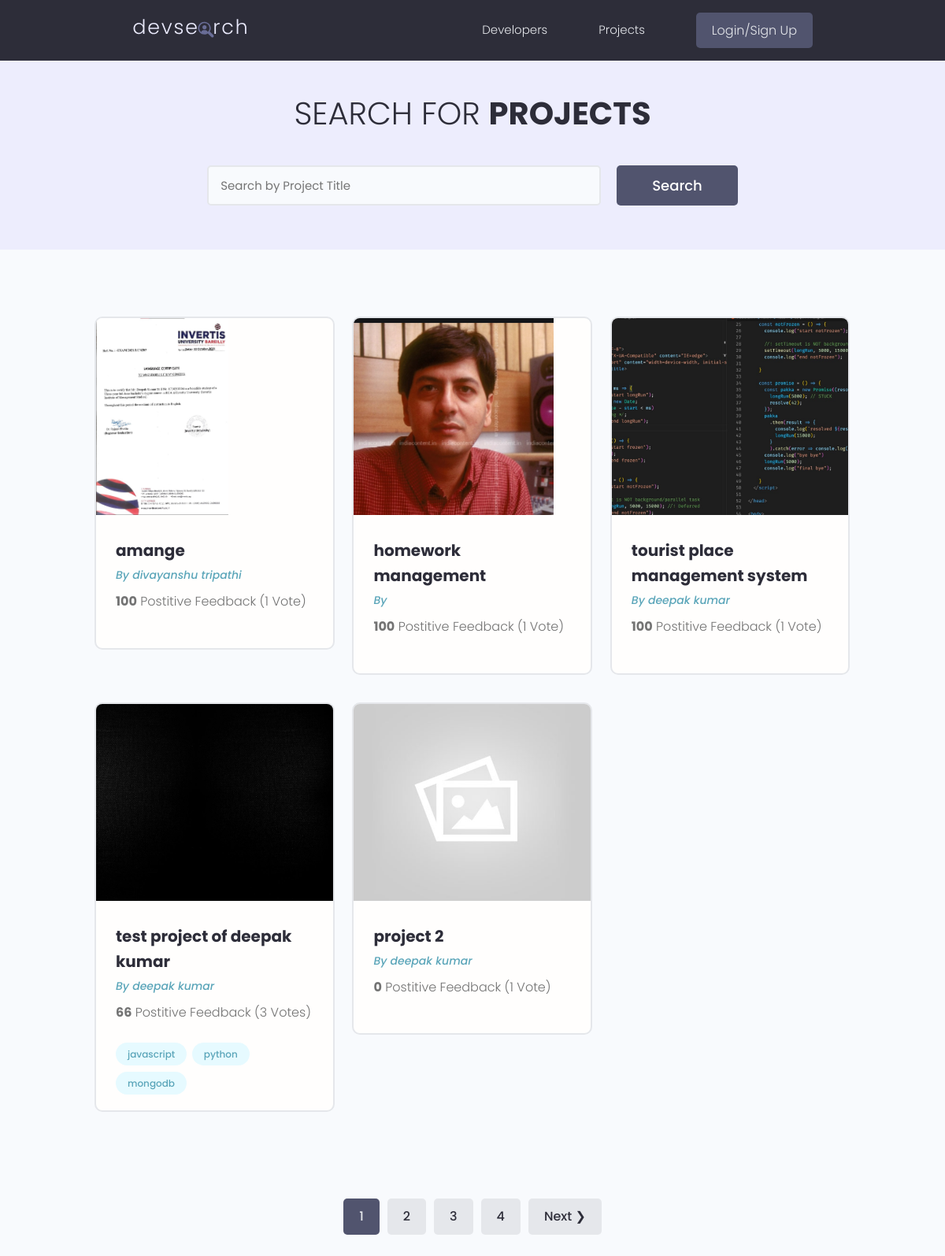
The page /projects/ on the database as committed earlier.
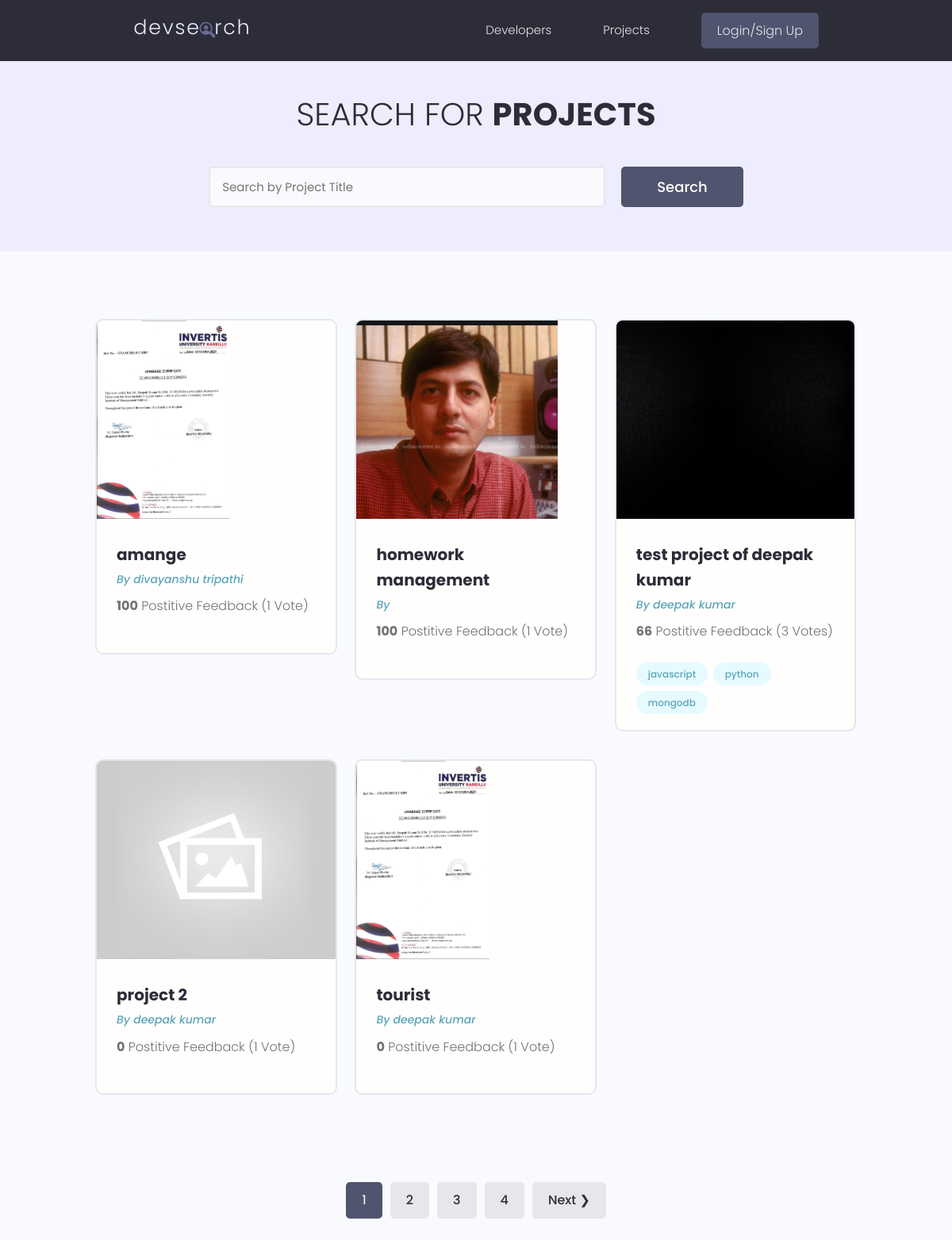
The same page on the database as committed later.
### projects/models.py (models this page shows, shortened)
class Project(models.Model):
    owner = models.ForeignKey(Profile, null=True, blank=True, on_delete=models.SET_NULL)
    title = models.CharField(max_length=200)
    description = models.TextField(null=True, blank=True)#blank=True for Django allows to submit a blank
    featured_image = models.ImageField(null=True, blank=True, default="default.jpg")
    demo_link = models.CharField(max_length=2000, null=True, blank=True)
    tags = models.ManyToManyField('Tag', blank=True)
    vote_total = models.IntegerField(default=0, null=True, blank=True)
    vote_ratio = models.IntegerField(default=0, null=True, blank=True)
    source_link = models.CharField(max_length=2000, null=True, blank=True)
    created = models.DateTimeField(auto_now_add=True)
    id = models.UUIDField(default=uuid.uuid4, unique=True, primary_key=True, editable=False)
    class Meta:
        ordering = ['-vote_ratio', '-vote_total', 'title']

class Tag(models.Model):
    name = models.CharField(max_length=200)
    created = models.DateTimeField(auto_now_add=True)
    id = models.UUIDField(default=uuid.uuid4, unique=True, primary_key=True, editable=False)
    def __str__(self):
        return self.name

### users/models.py (models this page shows, shortened)
class Profile(models.Model):
    user = models.OneToOneField(User, on_delete=models.CASCADE,null=True, blank=True)
    name = models.CharField(max_length=200, blank=True, null=True)
    email = models.EmailField(max_length=500, blank=True, null=True)
    username = models.CharField(max_length=200, blank=True, null=True)
    location = models.CharField(max_length=200, blank=True, null=True)
    short_intro = models.CharField(max_length=200, blank=True, null=True)
    bio = models.TextField(blank=True, null=True)
    profile_image = models.ImageField(null=True, blank=True, upload_to='profiles/', default="profiles/user-default.png")
    social_github = models.CharField(max_length=200, blank=True, null=True)
    social_twitter = models.CharField(max_length=200, blank=True, null=True)
    social_linkedin = models.CharField(max_length=200, blank=True, null=True)
    social_youtube = models.CharField(max_length=200, blank=True, null=True)
    social_website = models.CharField(max_length=200, blank=True, null=True)
    created = models.DateTimeField(auto_now_add=True)
    id = models.UUIDField(default=uuid.uuid4, unique=True, primary_key=True, editable=False)

### projects/views.py (the view)
# urls.py: path('projects/', views.getProjects),
def projects(request):
    search_query, projects = searchProjects(request)
    custom_range, projects, paginator = paginateProjects(request, projects, 5)
    context = {'projects':projects, 'search_query':search_query, 'paginator':paginator, 'custom_range':custom_range}
    return render(request, 'projects/projects.html', context)

### projects/utils.py (called while the page is built)
def paginateProjects(request, projects, results):
    page = request.GET.get('page')
    results = results #results per page
    paginator = Paginator(projects, results)
    try:
        projects = paginator.page(page)
    except PageNotAnInteger:
        page = 1
        projects = paginator.page(page)
    except EmptyPage:
        page = paginator.num_pages
        projects = paginator.page(page)
    leftIndex = (int(page)-4)
    if leftIndex < 1: leftIndex=1
    rightIndex = (int(page)+5)
    if rightIndex>paginator.num_pages: rightIndex=paginator.num_pages+1
    custom_range = range(leftIndex, rightIndex)
    return custom_range, projects, paginator

def searchProjects(request):
    search_query = ''
    if request.GET.get('search_query'):
        search_query = request.GET.get('search_query')
    tags = Tag.objects.filter(name__icontains=search_query)
    projects = Project.objects.distinct().filter(
        Q(title__icontains=search_query) |
        Q(description__icontains=search_query) |
        Q(owner__name__icontains=search_query) |
        Q(tags__in=tags)
    )
    return search_query, projects

### projects/templates/projects/projects.html (shortened to what this page needs)
{% extends 'main.html' %}
{% block content %}
<main class="projects">
    <section class="hero-section text-center">
        <div class="container container--narrow">
            <div class="hero-section__box">
                <h2>Search for <span>Projects</span></h2>
            </div>
            <div class="hero-section__search">
                <form class="form" id="searchForm" action="{% url 'projects' %}" method="get">
                    <div class="form__field">
                        <input class="input input--text" id="formInput#search" type="text" name="search_query"
                        value="{{search_query}}" placeholder="Search by Project Title" />
                    </div>
                    <input class="btn btn--sub btn--lg" type="submit" value="Search" />
                </form>
            </div>
        </div>
    </section>
    <section class="projectsList">
        <div class="container">
            <div class="grid grid--three">
                {% for project in projects %}
                <div class="column">
                    <div class="card project">
                        <a href="{% url 'project' project.id %}" class="project">
                            <img class="project__thumbnail" src="{{ project.featured_image.url }}" alt="project thumbnail" />
                            <div class="card__body">
                                <h3 class="project__title">{{project.title}}</h3>
                                <p><a class="project__author" href="#">By {{project.owner.name}}</a></p>
                                <p class="project--rating"> <span style="font-weight: bold;">{{project.vote_ratio}}</span> Postitive Feedback ({{project.vote_total}} Vote{{project.vote_total|pluralize:"s"}}) </p>
                                    <div class="project__tags">
                                        {% for tag in project.tags.all %}
                                        <span class="tag tag--pill tag--main"> <small>{{tag}}</small> </span>
                                        {% endfor %}
                                    </div>
                                </div>
                            </a>
                        </div>
                    </div>
                    {% endfor %}
                </div>
            </div>
        </section>
        {% include 'pagination.html' with queryset=projects custom_range=custom_range %}
    </main>
    {% endblock content %}

### templates/main.html (shortened to what this page needs)
<!DOCTYPE html>
{% load static %}
<html lang="en">
<head>
    <link rel="stylesheet" href="https://cdn.iconmonstr.com/1.3.0/css/iconmonstr-iconic-font.min.css" />
    <link rel="stylesheet" href="{% static 'uikit/styles/uikit.css' %}" />
    <link rel="stylesheet" href="{% static 'styles/app.css' %}" />
</head>
<body>
    {% include 'navbar.html'%}
    {% block content %}
    {% endblock content %}
</body>
</html>

### templates/navbar.html (shortened to what this page needs)
<!DOCTYPE html>
{% load static %}
<header class="header">
    <div class="container container--narrow">
      <a href="{% url 'profiles' %}" class="header__logo">
        <img src="{% static 'images/logo.svg' %}" alt="DevSearch Logo" />
      </a>
      <nav class="header__nav">
        <ul class="header__menu">
          <li class="header__menuItem"><a href="{% url 'profiles' %}">Developers</a></li>
          <li class="header__menuItem"><a href="{% url 'projects' %}">Projects</a></li>
          {% if request.user.is_authenticated %}
          <li class="header__menuItem"><a href="{% url 'inbox' %}">Inbox</a></li>
          <li class="header__menuItem"><a href="{% url 'account' %}" class="btn btn--sub">Account</a></li>
          <li class="header__menuItem"><a href="{% url 'logout' %}" class="btn btn--sub">Logout</a></li>
          {% else %}
          <li class="header__menuItem"><a href="{% url 'login' %}" class="btn btn--sub">Login/Sign Up</a></li>
          {% endif %}
        </ul>
      </nav>
    </div>
  </header>

### templates/pagination.html (shortened to what this page needs)
{% if queryset.has_other_pages %}
<div class="pagination" >
    <ul class="container">
        {% for page in custom_range %}
        {% if page == queryset.number %}
        <li><a href="?page={{page}}" class="btn page-link btn--sub " data-page="{{page}}" >{{page}}</a></li>
        {% else %}
        <li><a href="?page={{page}}" class="btn page-link" data-page="{{page}}" >{{page}}</a></li>
        {% endif %}
        {% endfor %}
        {% if queryset.has_next %}
        <li><a href="?page={{queryset.next_page_number}}" class="btn page-link" data-page="{{queryset.next_page_number}}" >Next &#10095;</a></li>
        {% endif %}
    </ul>
</div>
{% endif %}

### static/styles/app.css (style rules this page uses)
:root { --color-sub: #2d2d39; }
.btn--sub { background-color: var(--color-sub-light); }
.card { border: 2px solid var(--color-light); }
img { width: 100%; }
.header { position: sticky; z-index: 111; background-color: var(--color-sub); padding: 1.5rem 0; }
.header > .container { display: flex; justify-content: space-between; align-items: center; }
.header__logo > img { height: 3.8rem; }
.header__nav > ul { display: inline-flex; align-items: center; list-style: none; gap: 6.5rem; }
.header__menuItem > a { color: var(--color-light); font-weight: 300; }
.hero-section { height: 40vh; display: flex; align-items: center; background-color: var(--color-sub); }
.hero-section__box { margin-bottom: 4rem; }
.hero-section__box > h2, .hero-section__box > h2 > span { font-size: 4rem; color: var(--color-light); line-height: 1.3; text-transform: uppercase; }
.hero-section__box > h2 { font-weight: 300; }
.hero-section__box > h2 > span { font-weight: 700; }
.hero-section__search > .form { display: flex; align-items: center; justify-content: center; gap: 2rem; }
.hero-section__search > .form input.input--text { width: 50rem; }
.pagination { margin-top: 8rem; margin-bottom: 10rem; }
.pagination > ul { flex-wrap: wrap; list-style: none; display: flex; align-items: center; justify-content: center; gap: 1rem; }
.pagination .btn { color: var(--color-sub); }
.pagination .btn.btn--sub { color: var(--color-light); }
.project__author { font-size: 1.4rem; font-style: italic; }
.project--rating { margin-bottom: 1.6em; margin-top: .5em; }
.projects > .hero-section { background: var(--color-sub-lighter); height: 30vh; }
.projects .hero-section__box { margin-bottom: 2.5rem; }
.projects .hero-section__box > h2 { color: var(--color-sub); }
.projects .hero-section__box > h2 > span { font-weight: 700; color: var(--color-sub); }
.projectsList { margin-top: 8rem; }
.project__thumbnail { height: 25rem; object-fit: cover; object-position: top center; }
.project__title { font-size: 2rem; font-weight: 700; color: var(--color-sub); }

### static/uikit/styles/modules/_variables.css (style rules this page uses)
:root { --color-main: #5aa5b9; --color-main-light: #e6faff; --color-sub: #3f4156; --color-sub-light: #51546e; --color-sub-lighter: #ededfd; --color-text: #737373; --color-gray: #8b8b8b; --color-light: #e5e7eb; --color-light-gray: #767676; --color-bg: #f8fafd; --color-white: #fffefd; --color-white-light: #f3f3f3; --color-success: #359e64; --color-success-bg: #def8e8; --color-error: #fc4b0b; --color-error-bg: #fff2ee; --font-base: 'Poppins', arial, helvetica, 'Segoe UI', roboto, ubuntu, sans-serif; --font-monospace: 'Fira Code', 'Courier New', courier, monospace; --font-regular: 300; --font-medium: 500; --font-bold: 700; --generic-shadow: 1px 1px 5px #00000010; --generic-transition: all 0.3s ease-in-out; }

### static/uikit/styles/modules/_base.css (style rules this page uses)
* { margin: 0; padding: 0; box-sizing: border-box; text-rendering: optimizeLegibility; color: inherit; font-size: inherit; }
html { font-size: 50%; }
@media only screen and (min-width: 480px) { html { font-size: 56.25%; } }
@media only screen and (min-width: 1200px) { html { font-size: 62.5%; } }
body { line-height: 1.6; font-weight: 400; font-size: 1.5rem; color: var(--color-text); background-color: var(--color-bg); min-height: 100vh; }

### static/uikit/styles/modules/_typography.css (style rules this page uses)
* { font-family: var(--font-base); }
h2 { font-size: 3.6rem; font-weight: var(--font-bold); }
h3 { font-size: 3.2rem; font-weight: var(--font-medium); }
p, span, strong { font-size: 1.6rem; color: var(--color-text); font-weight: var(--font-regular); }
a { padding-bottom: 2px; text-decoration: none; display: inline-block; color: var(--color-main); font-weight: var(--font-medium); }

### static/uikit/styles/modules/_utilities.css (style rules this page uses)
.container { width: 92%; max-width: 165rem; margin: 0 auto; box-sizing: border-box; }
.container--narrow { width: 92%; max-width: 120rem; }
@media screen and (min-width: 1000px) { .container { width: 90%; } }
@media screen and (min-width: 1000px) { .container--narrow { width: 85%; } }
@media screen and (min-width: 1200px) { .container { width: 80%; } }
@media screen and (min-width: 1200px) { .container--narrow { width: 72%; } }
.text-center { text-align: center; }

### static/uikit/styles/modules/_card.css (style rules this page uses)
.card { border-radius: 1rem; background-color: var(--color-white); border: 1.5px solid var(--color-light); width: auto; height: auto; margin-top: 0.5rem; margin-bottom: 0.5rem; overflow: hidden; }
.card__body, .card__header { padding: 2rem 2.5rem; }

Rows that differ between the two databases and show on the page:
no longer on this page (row edited): Project: featured_image (picture), title "tourist place management system", owner.name "deepak kumar", vote_ratio "100", vote_total "1"
now on this page (row edited): Project: featured_image (picture), title "tourist", owner.name "deepak kumar", vote_ratio "0", vote_total "1"
